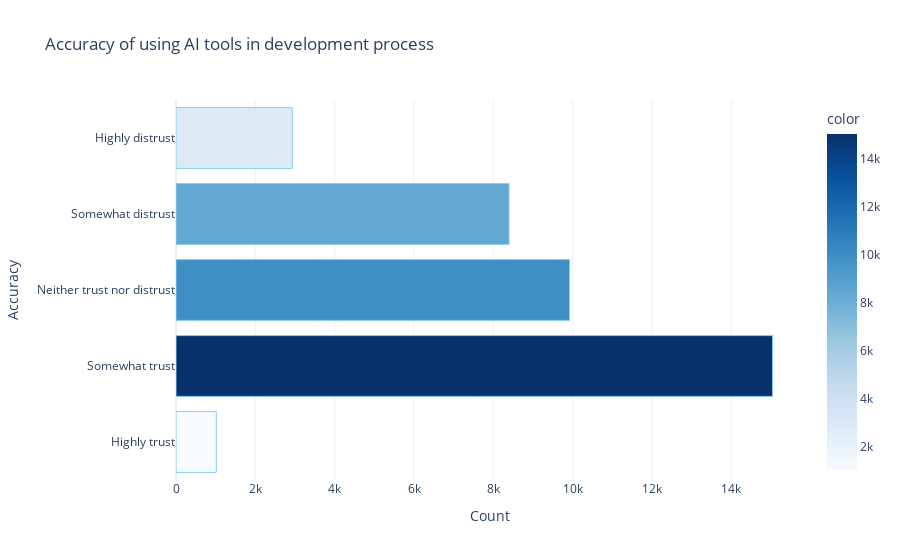

Notebook code for this chart:
### Markdown cell above
-------------------------------------------------------------------------------------------------------------------------------------------------

### Code cell
# accuracy of usign ai tools in development prpcess
ai_acc = df['AIAcc'].dropna()

ai_acc_cnts = ai_acc.value_counts()
acc_order = ['Highly trust', 'Somewhat trust', 'Neither trust nor distrust', 'Somewhat distrust', 'Highly distrust']
ai_acc_cnts = ai_acc_cnts.reindex(acc_order)
fig4 = px.bar(
    x=ai_acc_cnts.values,
    y=ai_acc_cnts.index,
    orientation='h',
    title="Accuracy of using AI tools in development process",
    color=ai_acc_cnts.values,
    color_continuous_scale='Blues',
    labels={'x': 'Count', 'y': 'Accuracy'}
)
fig4.update_traces(marker=dict(line=dict(color='skyblue', width=1)))

fig4.update_layout(
    xaxis_title="Count",
    yaxis_title="Accuracy",
    template="plotly_white"
)
fig4.show()

### Figure 1 — Plotly figure (JSON) as saved in the notebook; plotly's stock layout.template omitted (floating-point values rounded to 4 significant figures)
{"data": [{"alignmentgroup": "True", "hovertemplate": "Count=%{x}<br>Accuracy=%{y}<br>color=%{marker.color}<extra></extra>", "legendgroup": "", "marker": {"color": [1016, 15039, 9920, 8395, 2932], "coloraxis": "coloraxis", "line": {"color": "skyblue", "width": 1}, "pattern": {"shape": ""}}, "name": "", "offsetgroup": "", "orientation": "h", "showlegend": false, "textposition": "auto", "type": "bar", "x": [1016, 15039, 9920, 8395, 2932], "xaxis": "x", "y": ["Highly trust", "Somewhat trust", "Neither trust nor distrust", "Somewhat distrust", "Highly distrust"], "yaxis": "y"}], "layout": {"barmode": "relative", "coloraxis": {"colorbar": {"title": {"text": "color"}}, "colorscale": [[0, "rgb(247,251,255)"], [0.125, "rgb(222,235,247)"], [0.25, "rgb(198,219,239)"], [0.375, "rgb(158,202,225)"], [0.5, "rgb(107,174,214)"], [0.625, "rgb(66,146,198)"], [0.75, "rgb(33,113,181)"], [0.875, "rgb(8,81,156)"], [1, "rgb(8,48,107)"]]}, "legend": {"tracegroupgap": 0}, "title": {"text": "Accuracy of using AI tools in development process"}, "xaxis": {"anchor": "y", "domain": [0, 1], "title": {"text": "Count"}}, "yaxis": {"anchor": "x", "domain": [0, 1], "title": {"text": "Accuracy"}}}}
